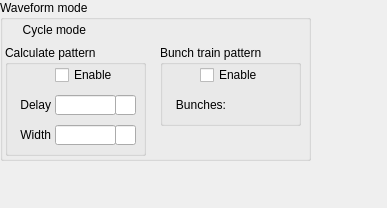
<?xml version="1.0" encoding="UTF-8"?>
<ui version="4.0">
 <class>Form</class>
 <widget class="QWidget" name="Form">
  <property name="geometry">
   <rect>
    <x>0</x>
    <y>0</y>
    <width>387</width>
    <height>208</height>
   </rect>
  </property>
  <property name="windowTitle">
   <string>Form</string>
  </property>
  <widget class="QGroupBox" name="groupBox_3">
   <property name="geometry">
    <rect>
     <x>0</x>
     <y>0</y>
     <width>311</width>
     <height>161</height>
    </rect>
   </property>
   <property name="title">
    <string>Waveform mode</string>
   </property>
   <widget class="caChoice" name="cachoice_4">
    <property name="geometry">
     <rect>
      <x>90</x>
      <y>20</y>
      <width>100</width>
      <height>20</height>
     </rect>
    </property>
    <property name="channel" stdset="0">
     <string notr="true">$(EVR):Out-$(P)-$(ID)-Pat:WfCycle-SP</string>
    </property>
    <property name="background">
     <color>
      <red>212</red>
      <green>219</green>
      <blue>157</blue>
     </color>
    </property>
    <property name="bordercolor">
     <color>
      <red>0</red>
      <green>0</green>
      <blue>0</blue>
     </color>
    </property>
    <property name="colorMode">
     <enum>caChoice::Static</enum>
    </property>
    <property name="stackingMode" stdset="0">
     <enum>caChoice::Column</enum>
    </property>
    <property name="endBit">
     <number>1</number>
    </property>
   </widget>
   <widget class="QLabel" name="label_9">
    <property name="geometry">
     <rect>
      <x>5</x>
      <y>20</y>
      <width>81</width>
      <height>20</height>
     </rect>
    </property>
    <property name="text">
     <string>Cycle mode</string>
    </property>
    <property name="alignment">
     <set>Qt::AlignRight|Qt::AlignTrailing|Qt::AlignVCenter</set>
    </property>
   </widget>
   <widget class="QGroupBox" name="groupBox_4">
    <property name="geometry">
     <rect>
      <x>5</x>
      <y>45</y>
      <width>141</width>
      <height>111</height>
     </rect>
    </property>
    <property name="title">
     <string>Calculate pattern</string>
    </property>
    <widget class="caLed" name="caled_2">
     <property name="geometry">
      <rect>
       <x>10</x>
       <y>20</y>
       <width>20</width>
       <height>20</height>
      </rect>
     </property>
     <property name="channel" stdset="0">
      <string notr="true">$(EVR):Out-$(P)-$(ID)-WfCalc:Ena-SP</string>
     </property>
     <property name="falseColor">
      <color>
       <red>200</red>
       <green>200</green>
       <blue>200</blue>
      </color>
     </property>
     <property name="trueColor">
      <color>
       <red>0</red>
       <green>205</green>
       <blue>0</blue>
      </color>
     </property>
     <property name="undefinedColor">
      <color>
       <red>255</red>
       <green>255</green>
       <blue>255</blue>
      </color>
     </property>
    </widget>
    <widget class="caToggleButton" name="catogglebutton_18">
     <property name="geometry">
      <rect>
       <x>50</x>
       <y>20</y>
       <width>81</width>
       <height>20</height>
      </rect>
     </property>
     <property name="text">
      <string>Enable</string>
     </property>
     <property name="channel" stdset="0">
      <string notr="true">$(EVR):Out-$(P)-$(ID)-WfCalc:Ena-SP</string>
     </property>
    </widget>
    <widget class="caTextEntry" name="catextentry_4">
     <property name="geometry">
      <rect>
       <x>50</x>
       <y>50</y>
       <width>61</width>
       <height>20</height>
      </rect>
     </property>
     <property name="channel" stdset="0">
      <string notr="true">$(EVR):Out-$(P)-$(ID)-WfCalc:Delay-SP</string>
     </property>
     <property name="background">
      <color>
       <red>212</red>
       <green>219</green>
       <blue>157</blue>
      </color>
     </property>
     <property name="colorMode">
      <enum>caLineEdit::Static</enum>
     </property>
    </widget>
    <widget class="QLabel" name="label_11">
     <property name="geometry">
      <rect>
       <x>5</x>
       <y>50</y>
       <width>41</width>
       <height>20</height>
      </rect>
     </property>
     <property name="text">
      <string>Delay</string>
     </property>
     <property name="alignment">
      <set>Qt::AlignRight|Qt::AlignTrailing|Qt::AlignVCenter</set>
     </property>
    </widget>
    <widget class="caTextEntry" name="catextentry_5">
     <property name="geometry">
      <rect>
       <x>50</x>
       <y>80</y>
       <width>61</width>
       <height>20</height>
      </rect>
     </property>
     <property name="channel" stdset="0">
      <string notr="true">$(EVR):Out-$(P)-$(ID)-WfCalc:Width-SP</string>
     </property>
     <property name="background">
      <color>
       <red>212</red>
       <green>219</green>
       <blue>157</blue>
      </color>
     </property>
     <property name="colorMode">
      <enum>caLineEdit::Static</enum>
     </property>
    </widget>
    <widget class="QLabel" name="label_12">
     <property name="geometry">
      <rect>
       <x>5</x>
       <y>80</y>
       <width>41</width>
       <height>20</height>
      </rect>
     </property>
     <property name="text">
      <string>Width</string>
     </property>
     <property name="alignment">
      <set>Qt::AlignRight|Qt::AlignTrailing|Qt::AlignVCenter</set>
     </property>
    </widget>
    <widget class="caLineEdit" name="calineedit_10">
     <property name="geometry">
      <rect>
       <x>110</x>
       <y>50</y>
       <width>21</width>
       <height>20</height>
      </rect>
     </property>
     <property name="channel" stdset="0">
      <string notr="true">$(EVR):Out-$(P)-$(ID)-WfCalc:Delay-SP.EGU</string>
     </property>
    </widget>
    <widget class="caLineEdit" name="calineedit_11">
     <property name="geometry">
      <rect>
       <x>110</x>
       <y>80</y>
       <width>21</width>
       <height>20</height>
      </rect>
     </property>
     <property name="channel" stdset="0">
      <string notr="true">$(EVR):Out-$(P)-$(ID)-WfCalc:Width-SP.EGU</string>
     </property>
    </widget>
   </widget>
   <widget class="caRelatedDisplay" name="carelateddisplay">
    <property name="geometry">
     <rect>
      <x>200</x>
      <y>20</y>
      <width>100</width>
      <height>20</height>
     </rect>
    </property>
    <property name="background">
     <color>
      <red>183</red>
      <green>157</green>
      <blue>92</blue>
     </color>
    </property>
    <property name="labels">
     <string notr="true">Show waveform</string>
    </property>
    <property name="files">
     <string notr="true">evr_out_cml-waveform-waveform.ui</string>
    </property>
    <property name="args">
     <string notr="true">ID=$(ID), P=$(P), EVR=$(EVR)</string>
    </property>
   </widget>
   <widget class="QGroupBox" name="groupBox_5">
    <property name="geometry">
     <rect>
      <x>160</x>
      <y>45</y>
      <width>141</width>
      <height>81</height>
     </rect>
    </property>
    <property name="title">
     <string>Bunch train pattern</string>
    </property>
    <widget class="caToggleButton" name="catogglebutton_19">
     <property name="geometry">
      <rect>
       <x>40</x>
       <y>20</y>
       <width>91</width>
       <height>20</height>
      </rect>
     </property>
     <property name="text">
      <string>Enable</string>
     </property>
     <property name="channel" stdset="0">
      <string notr="true">$(EVR):Out-$(P)-$(ID)-BunchTrain:Ena-SP</string>
     </property>
    </widget>
    <widget class="QLabel" name="label_13">
     <property name="geometry">
      <rect>
       <x>5</x>
       <y>50</y>
       <width>61</width>
       <height>20</height>
      </rect>
     </property>
     <property name="text">
      <string>Bunches:</string>
     </property>
     <property name="alignment">
      <set>Qt::AlignRight|Qt::AlignTrailing|Qt::AlignVCenter</set>
     </property>
    </widget>
    <widget class="caLed" name="caled_3">
     <property name="geometry">
      <rect>
       <x>10</x>
       <y>20</y>
       <width>20</width>
       <height>20</height>
      </rect>
     </property>
     <property name="channel" stdset="0">
      <string notr="true">$(EVR):Out-$(P)-$(ID)-BunchTrain:Ena-SP</string>
     </property>
     <property name="falseColor">
      <color>
       <red>200</red>
       <green>200</green>
       <blue>200</blue>
      </color>
     </property>
     <property name="trueColor">
      <color>
       <red>0</red>
       <green>205</green>
       <blue>0</blue>
      </color>
     </property>
     <property name="undefinedColor">
      <color>
       <red>255</red>
       <green>255</green>
       <blue>255</blue>
      </color>
     </property>
    </widget>
    <widget class="caSpinbox" name="caspinbox_2">
     <property name="geometry">
      <rect>
       <x>70</x>
       <y>50</y>
       <width>61</width>
       <height>20</height>
      </rect>
     </property>
     <property name="toolTip">
      <string/>
     </property>
     <property name="channel" stdset="0">
      <string notr="true">$(EVR):Out-$(P)-$(ID)-BunchTrain:Size-SP</string>
     </property>
     <property name="background">
      <color>
       <red>212</red>
       <green>219</green>
       <blue>157</blue>
      </color>
     </property>
     <property name="fixedFormat">
      <bool>false</bool>
     </property>
    </widget>
   </widget>
  </widget>
 </widget>
 <customwidgets>
  <customwidget>
   <class>caChoice</class>
   <extends>QWidget</extends>
   <header>caChoice</header>
  </customwidget>
  <customwidget>
   <class>caRelatedDisplay</class>
   <extends>QWidget</extends>
   <header>caRelatedDisplay</header>
  </customwidget>
  <customwidget>
   <class>caTextEntry</class>
   <extends>caLineEdit</extends>
   <header>caTextEntry</header>
  </customwidget>
  <customwidget>
   <class>caToggleButton</class>
   <extends>QCheckBox</extends>
   <header>caToggleButton</header>
  </customwidget>
  <customwidget>
   <class>caSpinbox</class>
   <extends>QFrame</extends>
   <header>caSpinbox</header>
  </customwidget>
  <customwidget>
   <class>caLed</class>
   <extends>QWidget</extends>
   <header>caLed</header>
  </customwidget>
  <customwidget>
   <class>caLineEdit</class>
   <extends>QLineEdit</extends>
   <header>caLineEdit</header>
  </customwidget>
 </customwidgets>
 <resources/>
 <connections/>
</ui>
